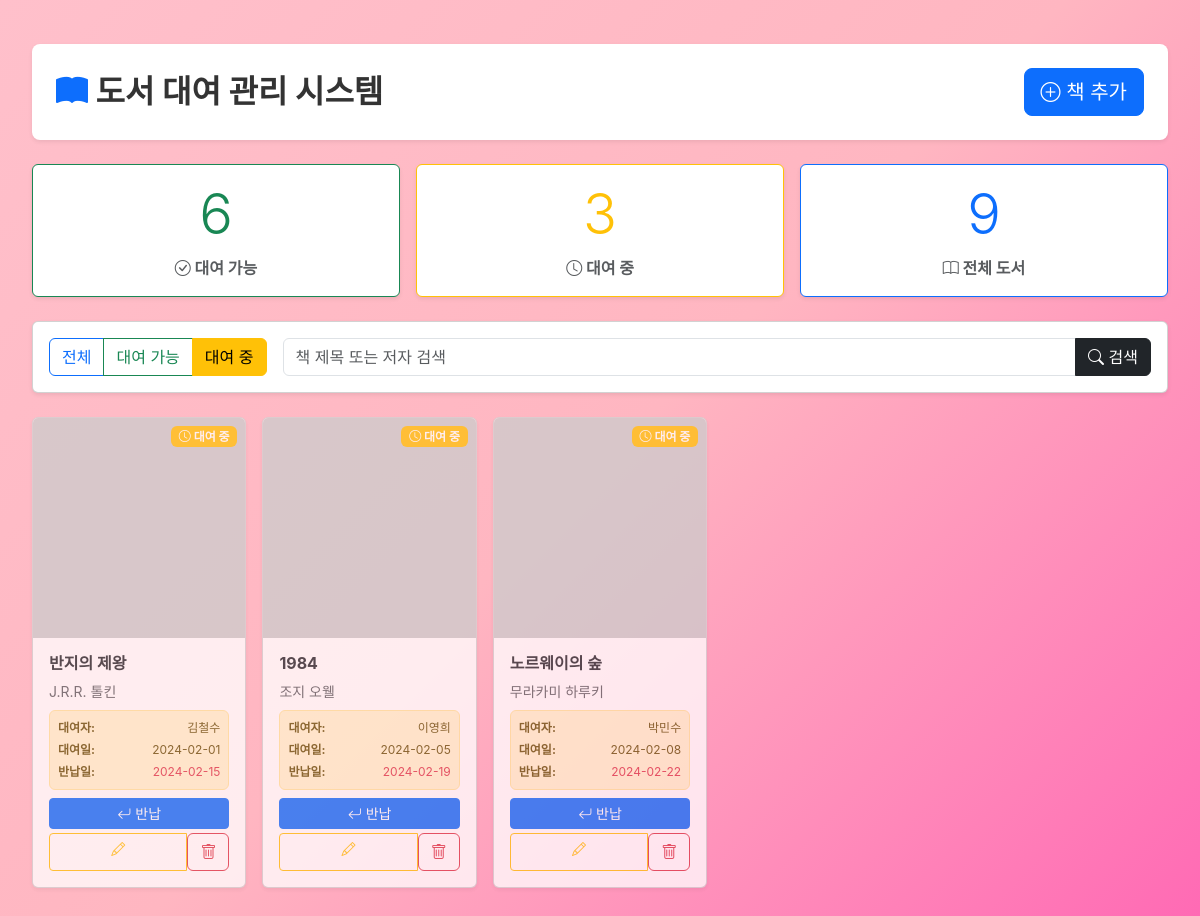
Page /?status=borrowed on the committed database.
### tables this page shows
CREATE TABLE books (
            id INTEGER PRIMARY KEY AUTOINCREMENT,
            title TEXT NOT NULL,
            author TEXT NOT NULL,
            image_url TEXT,
            borrower TEXT,
            borrow_date TEXT,
            return_date TEXT,
            status TEXT DEFAULT 'available'
        );

### library_app.py (the view)
@app.route('/')
def index():
    conn = sqlite3.connect('library.db')
    conn.row_factory = sqlite3.Row
    c = conn.cursor()
    status_filter = request.args.get('status', 'all')
    search = request.args.get('search', '')
    if status_filter == 'all':
        if search:
            c.execute('SELECT * FROM books WHERE title LIKE ? OR author LIKE ? ORDER BY id',
                     (f'%{search}%', f'%{search}%'))
        else:
            c.execute('SELECT * FROM books ORDER BY id')
    else:
        if search:
            c.execute('SELECT * FROM books WHERE status = ? AND (title LIKE ? OR author LIKE ?) ORDER BY id',
                     (status_filter, f'%{search}%', f'%{search}%'))
        else:
            c.execute('SELECT * FROM books WHERE status = ? ORDER BY id', (status_filter,))
    books = [dict(row) for row in c.fetchall()]
    c.execute('SELECT COUNT(*) FROM books WHERE status = "available"')
    available_count = c.fetchone()[0]
    c.execute('SELECT COUNT(*) FROM books WHERE status = "borrowed"')
    borrowed_count = c.fetchone()[0]
    conn.close()
    return render_template('library_index.html',
                         books=books,
                         status_filter=status_filter,
                         search=search,
                         available_count=available_count,
                         borrowed_count=borrowed_count)

### templates/library_index.html (shortened to what this page needs)
<!DOCTYPE html>
<html lang="ko">
<head>
    <link href="https://cdn.jsdelivr.net/npm/bootstrap@5.3.0/dist/css/bootstrap.min.css" rel="stylesheet">
    <link rel="stylesheet" href="https://cdn.jsdelivr.net/npm/bootstrap-icons@1.11.0/font/bootstrap-icons.css">
    <link rel="stylesheet" href="{{ url_for('static', filename='library.css') }}">
</head>
<body>
    <div class="container py-4">
        <header class="library-header bg-white rounded-3 shadow-sm p-4 mb-4 d-flex justify-content-between align-items-center">
            <h1 class="mb-0"><i class="bi bi-book-fill text-primary"></i> 도서 대여 관리 시스템</h1>
            <a href="/add" class="btn btn-primary btn-lg"><i class="bi bi-plus-circle"></i> 책 추가</a>
        </header>
        <div class="row g-3 mb-4">
            <div class="col-md-4">
                <div class="card border-success shadow-sm">
                    <div class="card-body text-center">
                        <h2 class="display-4 text-success mb-2">{{ available_count }}</h2>
                        <p class="card-text text-muted fw-bold"><i class="bi bi-check-circle"></i> 대여 가능</p>
                    </div>
                </div>
            </div>
            <div class="col-md-4">
                <div class="card border-warning shadow-sm">
                    <div class="card-body text-center">
                        <h2 class="display-4 text-warning mb-2">{{ borrowed_count }}</h2>
                        <p class="card-text text-muted fw-bold"><i class="bi bi-clock"></i> 대여 중</p>
                    </div>
                </div>
            </div>
            <div class="col-md-4">
                <div class="card border-primary shadow-sm">
                    <div class="card-body text-center">
                        <h2 class="display-4 text-primary mb-2">{{ available_count + borrowed_count }}</h2>
                        <p class="card-text text-muted fw-bold"><i class="bi bi-book"></i> 전체 도서</p>
                    </div>
                </div>
            </div>
        </div>
        <div class="card shadow-sm mb-4">
            <div class="card-body">
                <form action="/" method="get" class="row g-3 align-items-center">
                    <div class="col-auto">
                        <div class="btn-group" role="group">
                            <a href="/?status=all" class="btn btn-outline-primary {% if status_filter == 'all' %}active{% endif %}">전체</a>
                            <a href="/?status=available" class="btn btn-outline-success {% if status_filter == 'available' %}active{% endif %}">대여 가능</a>
                            <a href="/?status=borrowed" class="btn btn-outline-warning {% if status_filter == 'borrowed' %}active{% endif %}">대여 중</a>
                        </div>
                    </div>
                    <div class="col">
                        <div class="input-group">
                            <input type="text" name="search" class="form-control" placeholder="책 제목 또는 저자 검색" value="{{ search }}">
                            <button type="submit" class="btn btn-dark"><i class="bi bi-search"></i> 검색</button>
                        </div>
                    </div>
                </form>
            </div>
        </div>
        <div class="row row-cols-1 row-cols-sm-2 row-cols-md-3 row-cols-lg-4 row-cols-xl-5 g-3">
            {% for book in books %}
            <div class="col">
                <div class="card h-100 shadow-sm {% if book.status == 'borrowed' %}opacity-75{% endif %}">
                    <div class="position-relative">
                        <img src="{{ book.image_url }}" class="card-img-top" alt="{{ book.title }}" style="height: 220px; object-fit: cover;" onerror="this.src='https://via.placeholder.com/200x280?text=No+Image'">
                        <span class="position-absolute top-0 end-0 m-2 badge {% if book.status == 'available' %}bg-success{% else %}bg-warning{% endif %}">
                            {% if book.status == 'available' %}
                            <i class="bi bi-check-circle"></i> 대여 가능
                            {% else %}
                            <i class="bi bi-clock"></i> 대여 중
                            {% endif %}
                        </span>
                    </div>
                    <div class="card-body">
                        <h6 class="card-title fw-bold text-truncate" title="{{ book.title }}">{{ book.title }}</h6>
                        <p class="card-text text-muted small mb-2">{{ book.author }}</p>
                        {% if book.status == 'borrowed' %}
                        <div class="alert alert-warning py-2 px-2 mb-2" style="font-size: 0.75rem;">
                            <div class="d-flex justify-content-between mb-1">
                                <span class="fw-bold">대여자:</span>
                                <span>{{ book.borrower }}</span>
                            </div>
                            <div class="d-flex justify-content-between mb-1">
                                <span class="fw-bold">대여일:</span>
                                <span>{{ book.borrow_date }}</span>
                            </div>
                            <div class="d-flex justify-content-between">
                                <span class="fw-bold">반납일:</span>
                                <span class="text-danger">{{ book.return_date }}</span>
                            </div>
                        </div>
                        {% endif %}
                        <div class="d-grid gap-1">
                            {% if book.status == 'available' %}
                            <button onclick="showBorrowModal({{ book.id }}, '{{ book.title }}')" class="btn btn-success btn-sm">
                                <i class="bi bi-hand-thumbs-up"></i> 대여
                            </button>
                            {% else %}
                            <form action="/return/{{ book.id }}" method="post">
                                <button type="submit" class="btn btn-primary btn-sm w-100">
                                    <i class="bi bi-arrow-return-left"></i> 반납
                                </button>
                            </form>
                            {% endif %}
                            <div class="btn-group btn-group-sm">
                                <a href="/edit/{{ book.id }}" class="btn btn-outline-warning">
                                    <i class="bi bi-pencil"></i>
                                </a>
                                <form action="/delete/{{ book.id }}" method="post" class="d-inline" onsubmit="return confirm('정말 삭제하시겠습니까?');">
                                    <button type="submit" class="btn btn-outline-danger">
                                        <i class="bi bi-trash"></i>
                                    </button>
                                </form>
                            </div>
                        </div>
                    </div>
                </div>
            </div>
            {% endfor %}
        </div>
    </div>
</body>
</html>

### static/library.css (style rules this page uses)
* { margin: 0; padding: 0; box-sizing: border-box; }
body { font-family: -apple-system, BlinkMacSystemFont, 'Segoe UI', 'Malgun Gothic', sans-serif; background: linear-gradient(135deg, #ffc0cb 0%, #ffb6c1 50%, #ff69b4 100%); min-height: 100vh; padding: 20px; }
.container { max-width: 1400px; margin: 0 auto; }
.library-header { display: flex; justify-content: space-between; align-items: center; background: white; padding: 30px; border-radius: 12px; box-shadow: 0 4px 6px rgba(0, 0, 0, 0.1); margin-bottom: 30px; }
.library-header h1 { font-size: 32px; color: #333; font-weight: 700; }

### rows in the picture
books: status "borrowed" (drawn), title "반지의 제왕", author "J.R.R. 톨킨", borrower "김철수", borrow_date "2024-02-01", return_date "2024-02-15"
books: status "borrowed" (drawn), title "1984", author "조지 오웰", borrower "이영희", borrow_date "2024-02-05", return_date "2024-02-19"
books: status "borrowed" (drawn), title "노르웨이의 숲", author "무라카미 하루키", borrower "박민수", borrow_date "2024-02-08", return_date "2024-02-22"

### other values in the picture
{{ available_count }} "6"
{{ borrowed_count }} "3"
{{ available_count + borrowed_count }} "9"
